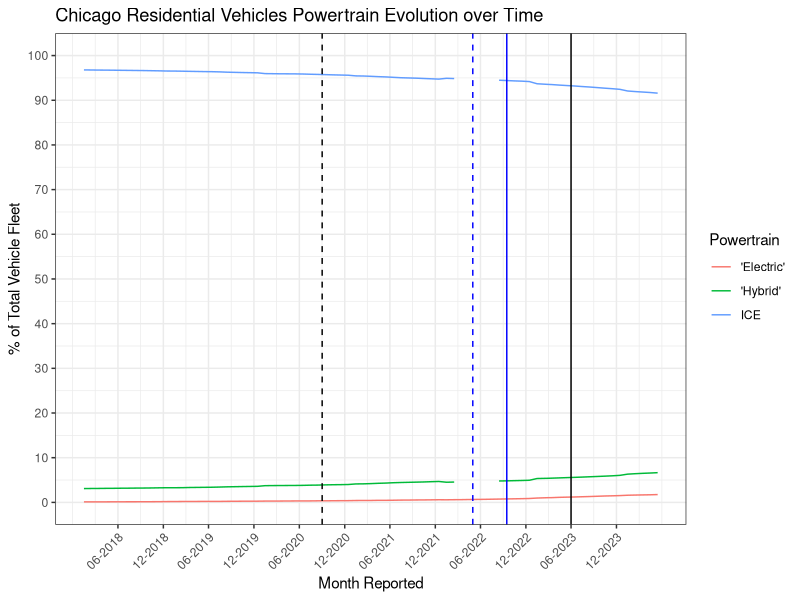
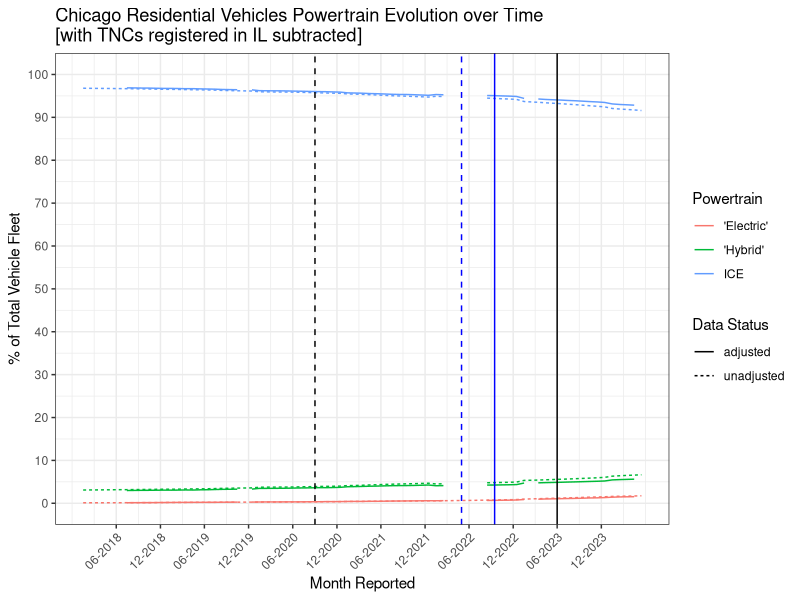

Write R code to recreate these figures, in order.
# Date:
# Author:
# Purpose: 

library(dplyr)
library(tidyverse)

# reading in files with vehicle counts for chicago over time
ev_count = read.csv("Chicago_EV_Counts.csv")
ff_count = read.csv("Chicago_FlexFuel_Count.csv")
h_count = read.csv("Chicago_Hybrid_Count.csv")
all_count = read.csv("Chicago_all_count.csv")

# processing
alt_veh = rbind(ev_count %>% mutate(powertrain = "EV"),
                ff_count %>% mutate(powertrain = "Flex_Fuel"),
                h_count %>% mutate(powertrain = "Hybrid"))
alt_veh_count = alt_veh %>% 
  mutate(count = rowSums(alt_veh %>% select(starts_with("X")),na.rm = TRUE),
         date_format = case_when(powertrain == "EV" ~ paste0(substr(Date,1,nchar(Date)-2),"20",substr(Date,nchar(Date)-1,nchar(Date))),
                                 .default = Date),
         date = case_when(powertrain == "EV" ~ as.POSIXct(date_format, format = "%m/%d/%Y"),
                          .default = as.POSIXct(date_format, format = "%Y-%m-%d"))) %>% 
  select(date,powertrain,count) %>% 
  filter(date > as.POSIXct("2017-12-15",format = "%Y-%m-%d")) %>% 
  pivot_wider(names_from = powertrain, values_from = count)
all_count_new = data.frame(date = alt_veh_count$date,all = c(rep(all_count$Passenger_Vehicle_Count[1],12),
                                                               rep(all_count$Passenger_Vehicle_Count[2],11),
                                                               rep(all_count$Passenger_Vehicle_Count[3],12),
                                                               rep(all_count$Passenger_Vehicle_Count[4],12),
                                                               rep(all_count$Passenger_Vehicle_Count[5],12),
                                                               rep(all_count$Passenger_Vehicle_Count[6],12),
                                                               rep(all_count$Passenger_Vehicle_Count[7],5)))
all_veh = left_join(alt_veh_count,all_count_new, by = join_by(date)) %>% 
  mutate(ICE = all - EV - Hybrid,
         pct_ICE = 100*round(ICE/all,4),
         pct_EV = 100*round(EV/all,4),
         pct_Hybrid = 100*round(Hybrid/all,4)) %>% 
  pivot_longer(cols = pct_ICE:pct_Hybrid,
               names_to = "powertrain",
               values_to = "vehicle_pct") %>% 
  mutate(powertrain = case_when(powertrain == "pct_EV" ~ "'Electric'",
                                powertrain == "pct_Hybrid" ~ "'Hybrid'",
                                .default = "ICE"))

breaks = seq.POSIXt(from = as.POSIXct("2018-06-01", format = "%Y-%m-%d"), to = as.POSIXct("2024-04-01", format = "%Y-%m-%d"), by = "6 months")
ggplot(data = all_veh, aes(x = date, y = vehicle_pct, color = powertrain)) +
  geom_line() +
  ylab("% of Total Vehicle Fleet") +
  xlab("Month Reported") +
  labs(color = "Powertrain") +
  ggtitle("Chicago Residential Vehicles Powertrain Evolution over Time") +
  scale_x_datetime(breaks = breaks, date_labels = "%m-%Y") +
  scale_y_continuous(breaks = seq(0,100, by = 10), limits = c(0,100)) +
  geom_vline(xintercept = as.POSIXct("2022-05-01",format = "%Y-%m-%d"), color = "blue", linetype = "dashed") +
  geom_vline(xintercept = as.POSIXct("2022-09-15",format = "%Y-%m-%d"), color = "blue") +
  geom_vline(xintercept = as.POSIXct("2020-09-01",format = "%Y-%m-%d"), color = "black", linetype = "dashed") +
  geom_vline(xintercept = as.POSIXct("2023-06-01",format = "%Y-%m-%d"), color = "black") +
  theme_bw() +
  theme(axis.text.x = element_text(angle = 45, vjust = 1, hjust=1))

tnc_fleet = read.csv("TNC_monthly_composition_IL_all_years.csv") %>% 
  mutate(datetime = as.POSIXct(paste0(MONTH_REPORTED,"-15"), format = "%Y-%m-%d")) %>% 
  select(datetime,ICE,EV,Hybrid,PHEV,total_vehicles) %>% 
  rename(ICE_TNC = ICE, EV_TNC = EV, Hybrid_TNC = Hybrid, PHEV_TNC = PHEV, total_TNC = total_vehicles)

tnc_res = tnc_fleet %>% 
  distinct() %>% 
  left_join(all_veh %>% select(-vehicle_pct,-powertrain) %>%  distinct(), 
            by = join_by("datetime" == "date")) %>% 
  mutate(EV_overall = EV - EV_TNC,
         hybrid_overall = Hybrid - Hybrid_TNC - PHEV_TNC, # CHANGE THIS IF YOU FIND OUT WHERE PHEVs GO
         ICE_overall = ICE - ICE_TNC)

all_veh_adjusted = tnc_res %>% 
  select(datetime,EV_overall, hybrid_overall,ICE_overall) %>% 
  mutate(total = EV_overall + hybrid_overall + ICE_overall,
         pct_ICE = 100*round(ICE_overall/total,4),
         pct_EV = 100*round(EV_overall/total,4),
         pct_hybrid = 100*round(hybrid_overall/total,4)) %>% 
  pivot_longer(cols = pct_ICE:pct_hybrid,
               names_to = "powertrain",
               values_to = "vehicle_pct") %>% 
  mutate(powertrain = case_when(powertrain == "pct_ICE" ~ "ICE",
                                powertrain == "pct_hybrid" ~ "'Hybrid'",
                                .default = "'Electric'"))

formatted_all_veh = all_veh %>% 
  rename(datetime = date, EV_overall = EV, hybrid_overall = Hybrid,
         ICE_overall = ICE, total = all) %>% 
  select(-Flex_Fuel) %>% 
  select(datetime,EV_overall,hybrid_overall,ICE_overall,total, powertrain,vehicle_pct)
  
all_res_data_combined = rbind(all_veh_adjusted %>% mutate(status = "adjusted"),
                          formatted_all_veh %>% mutate(status = "unadjusted"))
ggplot(data = all_res_data_combined, aes(x = datetime, y = vehicle_pct, color = powertrain,
                                         linetype = status)) +
  geom_line() +
  ylab("% of Total Vehicle Fleet") +
  xlab("Month Reported") +
  labs(color = "Powertrain") +
  ggtitle("Chicago Residential Vehicles Powertrain Evolution over Time\n[with TNCs registered in IL subtracted]") +
  scale_x_datetime(breaks = breaks, date_labels = "%m-%Y") +
  scale_y_continuous(breaks = seq(0,100, by = 10), limits = c(0,100)) +
  geom_vline(xintercept = as.POSIXct("2022-05-01",format = "%Y-%m-%d"), color = "blue", linetype = "dashed") +
  geom_vline(xintercept = as.POSIXct("2022-09-15",format = "%Y-%m-%d"), color = "blue") +
  geom_vline(xintercept = as.POSIXct("2020-09-01",format = "%Y-%m-%d"), color = "black", linetype = "dashed") +
  geom_vline(xintercept = as.POSIXct("2023-06-01",format = "%Y-%m-%d"), color = "black") +
  theme_bw() +
  labs(linetype = "Data Status") +
  theme(axis.text.x = element_text(angle = 45, vjust = 1, hjust=1))

